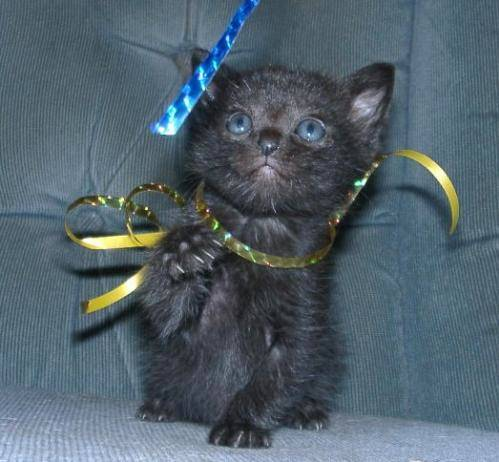
#> input picture train/train/cat.10058.jpg, 499 x 462 px; its folder holds only this picture in this run
$ jupyter execute --allow-errors CatsDogsScratch.ipynb   (shell and % lines are left out)
#> lines starting #> are read from the running program, lines starting #| are printed output that depends on the picture; long printed decimals are rounded
[cell 1]
import matplotlib.pyplot as plt
import numpy as np
import os
import cv2
NUM_PX = 64
LAYER_DIMS = [12288, 9, 1]

[cell 2]
plt.rcParams['figure.figsize'] = (5.0, 4.0) # set default size of plots
plt.rcParams['image.interpolation'] = 'nearest'
plt.rcParams['image.cmap'] = 'gray'

[cell 3]
def delete_zone_identifier(filenames, directory):
#> called with directory = 'train/train'
    for filename in filenames:
        try:
            name = filename.split(":")[1]
        except:
            name = ""
        if name == "Zone.Identifier":
            os.remove(directory + "/" + filename)

[cell 4]
filenames_train = os.listdir("train/train")
delete_zone_identifier(filenames_train, "train/train")
#> (the rest of this cell did not finish here and is left out)

[cell 5]
def preprocess_image(file_path, target_size):
    image = cv2.imread(file_path)
    image = cv2.resize(image, target_size)
    image = np.array(image, dtype=np.float32)
    image = image / 255.0
    return image

[cell 6]
def parse_images(filenames, directory, limit_dogs, limit_cats):
#> called with directory = 'train/train', limit_dogs = 500, limit_cats = 500
    for filename in filenames:
        category = filename.split('.')[0]
        if category == "dog":
            limit_dogs -= 1
            if limit_dogs < 0:
                os.remove(directory + "/" + filename)
        else:
            limit_cats -= 1
            if limit_cats < 0:
                os.remove(directory + "/" + filename)

[cell 7]
filenames_train = os.listdir("train/train")
parse_images(filenames_train, "train/train", 500, 500)
#> (the rest of this cell did not finish here and is left out)

[cell 8]
def load_dataset(filenames, path, spliter, test="dog"):
    images = []
    labels = []
    for filename in filenames:
        image = preprocess_image(path + filename, (64, 64))
#> in preprocess_image, image is the input picture: shape (462, 499, 3); mean B, G, R 107.8, 97.2, 81.6
#> in preprocess_image, `image = cv2.resize(image, target_size)`:
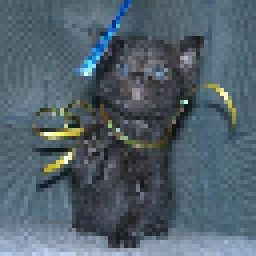
#> image: shape (64, 64, 3) (shown 4 times larger); mean B, G, R 107.7, 97.1, 81.5
        images.append(image)
        category = filename.split(spliter)[0]
        if category == test:
            labels.append(1)
        else:
            labels.append(0)
    return np.array(images), np.array(labels)

[cell 9]
filenames = os.listdir("train/train")
train_set_x_orig, train_set_y = load_dataset(filenames_train, "train/train/", '.')
#> train_set_y = [0]
#> (the rest of this cell did not finish here and is left out)

[cell 10]
train_set_x = train_set_x_orig.reshape(train_set_x_orig.shape[0], -1).T
#> train_set_x = 12288 values, max 1 at index 3141, min 0 at index 287, mean 0.374
train_set_y = train_set_y.reshape(1, train_set_y.shape[0])

[cell 11]
train_set_x.shape, train_set_y.shape
#> Out = ((12288, 1), (1, 1))

#> (a cell that did not finish here is left out)

#> (a cell that did not finish here is left out)

[cell 14]
def initialize_parameters(layer_dims):
    np.random.seed(2)
    parameters = {}
    L = len(layer_dims)

    for l in range(1, L):
        parameters['W' + str(l)] = np.random.randn(layer_dims[l], layer_dims[l-1]) * 0.01
        parameters['b' + str(l)] = np.zeros((layer_dims[l], 1))

    return parameters

[cell 15]
parameters = initialize_parameters(LAYER_DIMS)
print(parameters)

[cell 16]
def relu(Z):
    cache = Z
    A = np.maximum(0, Z)
    return A, cache

[cell 17]
def sigmoid(Z):
    cache = Z
    A = 1 / (1 + np.exp(-Z))
    return A, cache

[cell 18]
def linear_forward(A, W, b):
    Z = np.matmul(W, A) + b
    cache = (A, W, b)
    return Z, cache

[cell 19]
def linear_activation_forward(prev_A, W, b, activation_function):
    if activation_function == "relu":
        Z, linear_cache = linear_forward(prev_A, W, b)
        A, activation_cache = relu(Z)

    elif activation_function == "sigmoid":
        Z, linear_cache = linear_forward(prev_A, W, b)
        A, activation_cache = sigmoid(Z)
    cache = (linear_cache, activation_cache)

    return A, cache

[cell 20]
def forward_propagation(X, parameters):
    caches = []
    L = len(parameters) //2
    A = X

    for l in range(1, L):
        A_prev = A
        A, cache = linear_activation_forward(A_prev, parameters['W' + str(l)], parameters['b' + str(l)], "relu")
        caches.append(cache)

    AL, cache = linear_activation_forward(A, parameters['W' + str(L)], parameters['b' + str(L)], "sigmoid")
    caches.append(cache)

    return AL, caches

[cell 21]
def cost_function(AL, Y):
    m = Y.shape[1]
    # element1 = np.multiply(Y, np.log(AL))
    # element2 = np.multiply((1 - Y), np.log(1 - AL))
    # cost = (-1 / m) * np.sum(element1 + element2)
    cost = (1./m) * (-np.dot(Y, np.log(AL).T) - np.dot(1-Y, np.log(1-AL).T))
    cost = np.squeeze(cost)

    return cost

[cell 22]
def relu_backward(dA, activ_cache):
    Z = activ_cache
    dZ = np.array(dA, copy=True)
    dZ[Z <= 0] = 0

    return dZ

[cell 23]
def sigmoid_backward(dA, activ_cache):
    Z = activ_cache

    x = 1 / (1 + np.exp(-Z))
    dZ = dA * x * (1-x)

    return dZ

[cell 24]
def linear_backward(dZ, cache):
    A_prev, W, b = cache
    m = A_prev.shape[1]
    dW = (1 / m) * np.matmul(dZ, A_prev.T)
    db = (1 / m) * np.sum(dZ, axis=1, keepdims=True)
    dA_prev = np.matmul(W.T, dZ)

    return dA_prev, dW, db

[cell 25]
def linear_activation_backward(dA, cache, activation_function):
    linear_cache, activ_cache = cache
    if activation_function == "relu":
        dZ = relu_backward(dA, activ_cache)
        dA_prev, dW, db = linear_backward(dZ, linear_cache)
    elif activation_function == "sigmoid":
        dZ = sigmoid_backward(dA, activ_cache)
        dA_prev, dW, db = linear_backward(dZ, linear_cache)

    return dA_prev, dW, db

[cell 26]
def backward_propagation(AL, Y, caches):
    gradients = {}
    L = len(caches)
    Y = Y.reshape(AL.shape)
    dAL = - (np.divide(Y, AL) - np.divide(1 - Y, 1 - AL))
    current_cache = caches[L-1]
    dA_prev, dW, db = linear_activation_backward(dAL, current_cache, "sigmoid")
    gradients['dA' + str(L-1)] = dA_prev
    gradients['dW' + str(L)] = dW
    gradients['db' + str(L)] = db

    for l in reversed(range(L-1)):
        current_cache = caches[l]
        dA_prev, dW, db = linear_activation_backward(gradients['dA'+str(l+1)], current_cache, "relu")
        gradients['dA' + str(l)] = dA_prev
        gradients['dW' + str(l+1)] = dW
        gradients['db' + str(l+1)] = db

    return gradients

[cell 27]
def update_parameters(parameters, gradients, learning_rate):
    L = len(parameters) // 2
    parameters = parameters.copy()
    for l in range(L):
        parameters['W'+str(l+1)] = parameters['W'+str(l+1)] - learning_rate * gradients['dW'+str(l+1)]
        parameters['b'+str(l+1)] = parameters['b'+str(l+1)] - learning_rate * gradients['db'+str(l+1)]
    return parameters

[cell 28]
def DNN_model(X, Y, layer_dims, learning_rate, num_iterations, print_cost):

    np.random.seed(2)
    costs = []
    parameters = initialize_parameters(layer_dims)
    for i in range(0, num_iterations):
        AL, caches = forward_propagation(X, parameters)
        cost = cost_function(AL, Y)
        gradients = backward_propagation(AL, Y, caches)
        parameters = update_parameters(parameters, gradients, learning_rate)
        if print_cost and i % 100 == 0 or i == num_iterations - 1:
            print (f"Cost after iteration {i}: {cost}")
        if print_cost and i % 100 == 0:
            costs.append(cost)

    return parameters, costs

[cell 29]
parameters, costs = DNN_model(train_set_x, train_set_y, LAYER_DIMS, learning_rate=0.015, num_iterations = 3500, print_cost = True)
#> the loop in DNN_model, `for i in range(0, num_iterations):` made 3500 passes
#> (AL, cost, dAL in backward_propagation) on passes 2 to 4: ([0.498], 0.689, [1.99]), ([0.495], 0.684, [1.98]), ([0.493], 0.678, [1.97])
#| Cost after iteration 0: 0.6948
#| Cost after iteration 100: 0.001672
#| Cost after iteration 200: 0.0006629
#| Cost after iteration 300: 0.0003988
#| Cost after iteration 400: 0.0002807
#| Cost after iteration 500: 0.0002147
#| Cost after iteration 600: 0.0001729
#| Cost after iteration 700: 0.0001442
#> (further printed lines are left out)

[cell 30]
def predict(X, Y, parameters):
    AL, caches = forward_propagation(X, parameters)
    n = AL.shape[1]
    predictions = np.zeros((1, n))

    for i in range(1, n):
        if AL[0, i] > 0.5:
            predictions[0, i] = 1
        else:
            predictions[0, i] = 0
    prediction_sum = np.sum((predictions == Y)/n)
    print(f"Accuracy: {str(prediction_sum)}")

[cell 31]
predictions_train = predict(train_set_x, train_set_y, parameters)
#| Accuracy: 1.0

#> (a cell that did not finish here is left out)

[cell 33]
plt.plot(np.squeeze(costs))
plt.xlabel('iterations (per hundreds)')
plt.ylabel('cost')
plt.title("Learning rate =" + str(0.015))
plt.show()
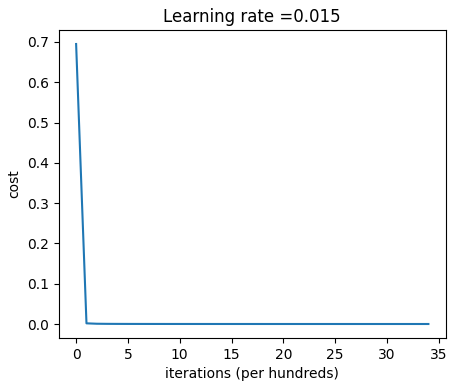
#> figure drawn by matplotlib, 1 panel; curve peaks at x = 0, y = 0.695

$ run again, on train/train/cat.1062.jpg
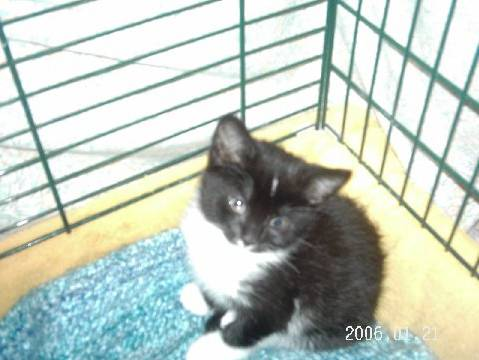
#> input picture train/train/cat.1062.jpg, 479 x 360 px
#> in preprocess_image, image is the input picture: shape (360, 479, 3); mean B, G, R 191.6, 201.3, 191.2
#> in preprocess_image, `image = cv2.resize(image, target_size)`:
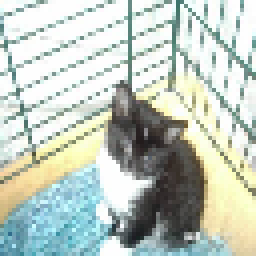
#> image: shape (64, 64, 3) (shown 4 times larger); mean B, G, R 191.3, 201, 191
#> train_set_y = [0]
#> train_set_x = 12288 values, max 1 at index 2, min 0.0902 at index 11432, mean 0.763
#> the loop in DNN_model, `for i in range(0, num_iterations):` made 3500 passes
#> (AL, cost, dAL in backward_propagation) on passes 2 to 4: ([0.494], 0.682, [1.98]), ([0.485], 0.664, [1.94]), ([0.464], 0.623, [1.86])
#> (printed output is left out)
#| Accuracy: 1.0

$ run again, on train/train/cat.10935.jpg
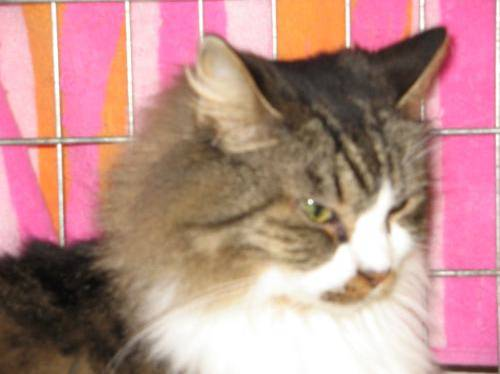
#> input picture train/train/cat.10935.jpg, 500 x 374 px
#> in preprocess_image, image is the input picture: shape (374, 500, 3); mean B, G, R 138.4, 142.3, 188.7
#> in preprocess_image, `image = cv2.resize(image, target_size)`:
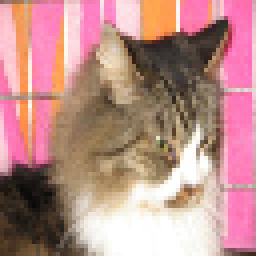
#> image: shape (64, 64, 3) (shown 4 times larger); mean B, G, R 138.3, 142.1, 188.5
#> train_set_y = [0]
#> train_set_x = 12288 values, max 1 at index 86, min 0.0275 at index 9816, mean 0.613
#> the loop in DNN_model, `for i in range(0, num_iterations):` made 3500 passes
#> (AL, cost, dAL in backward_propagation) on passes 2 to 4: ([0.495], 0.683, [1.98]), ([0.488], 0.669, [1.95]), ([0.474], 0.643, [1.9])
#> (printed output is left out)
#| Accuracy: 1.0

$ run again, on train/train/cat.11899.jpg
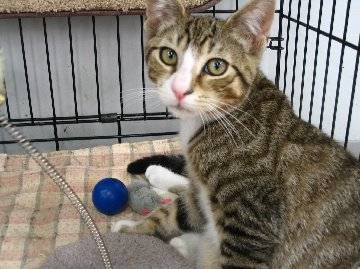
#> input picture train/train/cat.11899.jpg, 360 x 269 px
#> in preprocess_image, image is the input picture: shape (269, 360, 3); mean B, G, R 113.4, 122.2, 128.9
#> in preprocess_image, `image = cv2.resize(image, target_size)`:
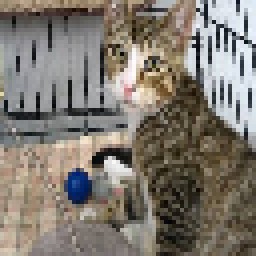
#> image: shape (64, 64, 3) (shown 4 times larger); mean B, G, R 112.8, 121.7, 128.4
#> train_set_y = [0]
#> train_set_x = 12288 values, max 1 at index 2981, min 0 at index 1443, mean 0.474
#> the loop in DNN_model, `for i in range(0, num_iterations):` made 3500 passes
#> (AL, cost, dAL in backward_propagation) on passes 2 to 4: ([0.495], 0.683, [1.98]), ([0.489], 0.671, [1.96]), ([0.479], 0.653, [1.92])
#> (printed output is left out)
#| Accuracy: 1.0

$ run again, on train/train/cat.1008.jpg
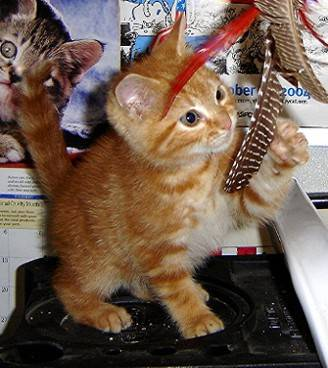
#> input picture train/train/cat.1008.jpg, 328 x 368 px
#> in preprocess_image, image is the input picture: shape (368, 328, 3); mean B, G, R 80.2, 93.8, 114
#> in preprocess_image, `image = cv2.resize(image, target_size)`:
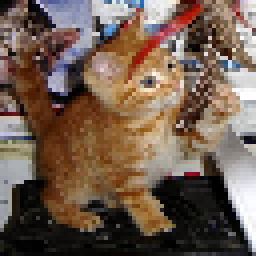
#> image: shape (64, 64, 3) (shown 4 times larger); mean B, G, R 80, 93.6, 113.8
#> train_set_y = [0]
#> train_set_x = 12288 values, max 1 at index 3572, min 0 at index 22, mean 0.376
#> the loop in DNN_model, `for i in range(0, num_iterations):` made 3500 passes
#> (AL, cost, dAL in backward_propagation) on passes 2 to 4: ([0.495], 0.684, [1.98]), ([0.49], 0.673, [1.96]), ([0.482], 0.659, [1.93])
#> (printed output is left out)
#| Accuracy: 1.0
